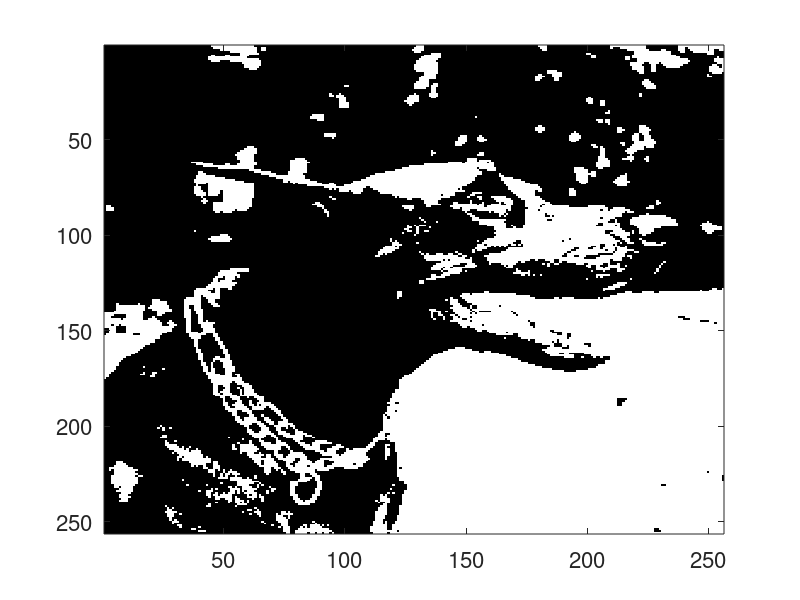
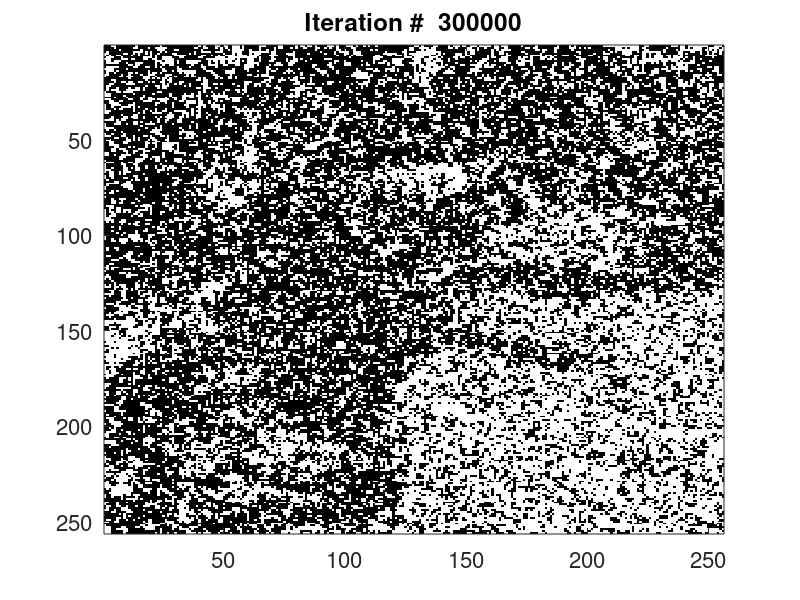

The MATLAB source for these figures, in order:
%Realization of Binary Markov Random Field  by Gibbs
 clear all
 close all
%-----------------figure defaults
disp('Ising by Gibbs')
lw = 2;  
set(0, 'DefaultAxesFontSize', 16);
fs = 14;
msize = 5;
randn('state',3) %set the seeds (state) to have 
rand ('state',3) %the constancy of results

%----------------

pixelX = 256;
pixelY = 256;
beta = 0.25;
el = 0;
load klaus256; F =  (2.* (ima256 > 0.4) - 1);

figure(1)
colormap(gray)
imagesc(F)

%F = ( 2 .* ( rand( pixelX, pixelY ) > 0.5 ) - 1 );%if Klaus is not available...
%while 1,
for jj=1:30
    for k = 1 : 10000
        % Select a pixel at random
        ix = ceil( pixelX * rand(1) );  
        iy = ceil( pixelY * rand(1) );
        Fc = F( iy, ix ); 
        pos = ( ix - 1 ) * pixelY + iy; % Index of pixel
            neighborhood = pos + [-1 1 -pixelY pixelY]; % Find indicies of neighbours
            neighborhood( find( [iy == 1    iy == pixelY    ix == 1   ix == pixelX] ) ) = []; 
        % Remove those outside picture
        potential = sum(  F(neighborhood) );  
           if rand(1) < exp( - beta * potential  )/(  exp( - beta * potential  )  + exp(  beta * potential  ))
            F( iy, ix ) = -1;
           else 
            F( iy, ix ) = 1;
           end
        el = el + 1;
    end
figure(2); imagesc(F); colormap(gray); title(['Iteration #  ' num2str(el)]);
drawnow
end
 figure(2); imagesc(F); colormap(gray); title(['Iteration #  ' num2str(el)]);



